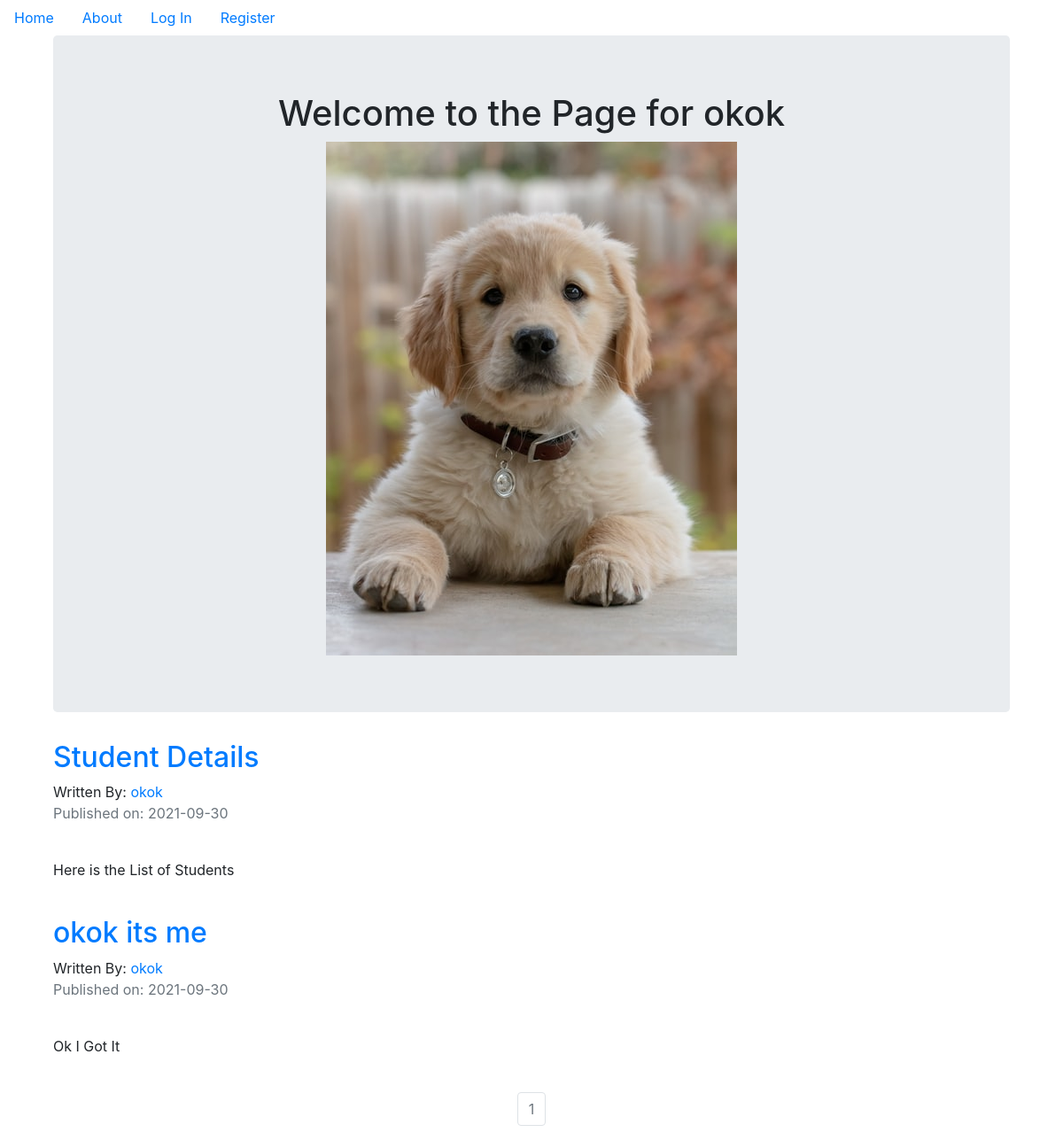
The app's page /okok with its own data.
### puppycompanyblog/models.py (models this page shows, shortened)
class User(db.Model,UserMixin):
    __tablename__ = 'users'
    id = db.Column(db.Integer,primary_key=True)
    profile_image = db.Column(db.String(20),nullable=False,default ='default_profile.png')
    email = db.Column(db.String(64),unique=True,index=True)
    username = db.Column(db.String(64),unique=True,index=True)
    password_hash = db.Column(db.String(128))
    posts = db.relationship('BlogPost',backref='author',lazy=True)

class BlogPost(db.Model):
    users = db.relationship(User)
    id = db.Column(db.Integer,primary_key=True)
    user_id = db.Column(db.Integer,db.ForeignKey('users.id'),nullable = False)
    date = db.Column(db.DateTime,nullable=False,default=datetime.utcnow)
    title = db.Column(db.String(140),nullable=False)
    text = db.Column(db.String(140),nullable = False)

### puppycompanyblog/users/views.py (the view)
@users.route("/<username>")
def user_posts(username):
    page = request.args.get('page',1,type=int)
    user = User.query.filter_by(username=username).first_or_404()
    blog_posts = BlogPost.query.filter_by(author=user).order_by(BlogPost.date.desc()).paginate(page=page,per_page=5)
    return render_template('user_blog_posts.html',blog_posts=blog_posts,user=user)

### puppycompanyblog/templates/user_blog_posts.html
{% extends "base.html" %}
{% block content %}
<div class="container">
    <div class="jumbotron">
        <div align='center'>
            <h1>Welcome to the Page for {{user.username}}</h1>
            <img src="{{url_for('static',filename='profile_pics/'+user.profile_image)}}">
        </div>
    </div>
{% for post in blog_posts.items %}
    <h2> <a href="{{url_for('blog_posts.blog_post',blog_post_id=post.id)}}">{{post.title}}</a></h2>
    Written By: <a href="{{url_for('users.user_posts',username=post.author.username)}}">{{post.author.username}}</a>
    <p class='text-muted'>Published on: {{post.date.strftime("%Y-%m-%d")}}</p>
    <br>
    <p>{{post.text}}</p>
    <br>
{% endfor%}
</div>
<nav aria-label="Page Navigation exaple">
    <ul class="pagination justify-content-center">
        {% for page_num in blog_posts.iter_pages(left_edge=1,right_edge=1,left_current=1,right_current=2) %}
          {% if blog_posts.page == page_num %}
          <li class='page-item disabled'>
              <a class="page-link" href="{{url_for('users.user_posts',username=user.username,page=page_num)}}">{{page_num}}</a>
          </li>
          {% else %}
          <li class='page-item'>
          <a class="page-link" href="{{url_for('users.user_posts',username=user.username,page=page_num)}}">{{page_num}}</a>
          </li>
          {% endif %}
        {% endfor %}
    </ul>
</nav>
{% endblock %}

### puppycompanyblog/templates/base.html (shortened to what this page needs)
<!DOCTYPE html>
<html lang="en">
<head>
    <link rel="stylesheet" href="https://maxcdn.bootstrapcdn.com/bootstrap/4.0.0/css/bootstrap.min.css">
</head>
<body>
    <ul class='nav'>
        <li class='nav-link'>
            <a href="{{url_for('core.index')}}">Home</a>
        </li>
        <li class='nav-link'>
            <a href="{{url_for('core.info')}}">About</a>
        </li>
        {% if current_user.is_authenticated %}
        <li class='nav-link'>
            <a href="{{url_for('users.logout')}}">Log Out</a>
        </li>
        <li class='nav-link'>
            <a href="{{url_for('users.account')}}">Account</a>
        </li>
        <li class='nav-link'>
            <a href="{{url_for('blog_posts.create_post')}}">Create post</a>
        </li>
        {% else %}
        <li class='nav-link'>
            <a href="{{url_for('users.login')}}">Log In</a>
        </li>
        <li class='nav-link'>
            <a href="{{url_for('users.register')}}">Register</a>
        </li>
        {% endif %}
    </ul>
    <div class ="container">
        {% block content %}
        {% endblock %}
    </div>
</body>
</html>

### records on screen
User: username "okok", profile_image (placeholder picture)
BlogPost: title "Student Details", author.username "okok", date "2021-09-30", text "Here is the List of Students"
BlogPost: title "okok its me", author.username "okok", date "2021-09-30", text "Ok I Got It"

### other values on screen
{{ page_num }} "1"
